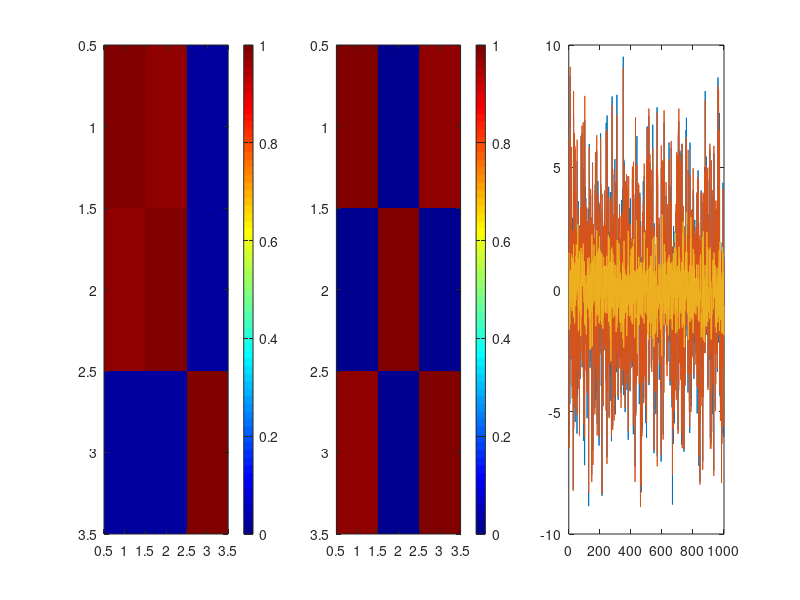
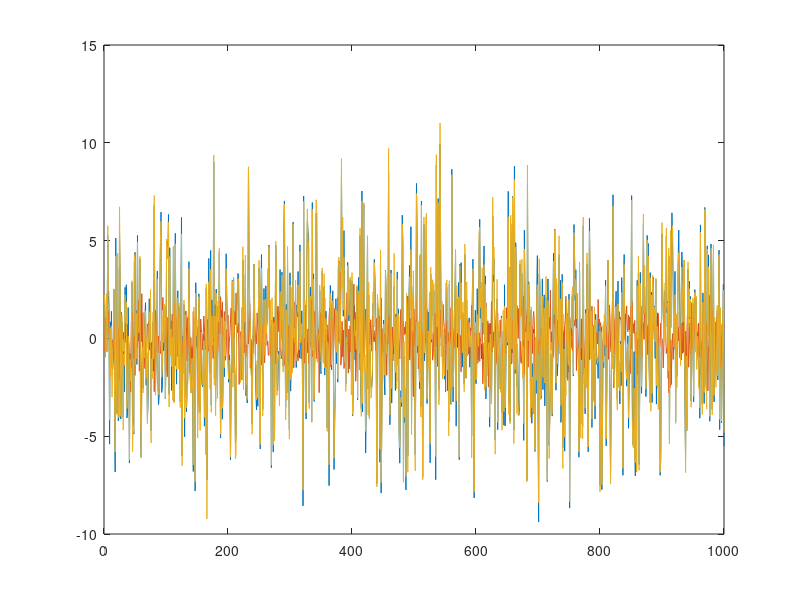

MATLAB code to generate these figures, in order:
% generate 2 timeseries with 2 different covariance patterns and show that
% if you concatenate them and see a unique pattern it won't work anymore 
clear 

N = 3;
T = 1000;


timeseries1= randn(N,T);
timeseries2= randn(N,T);



% toy example covariance patterns
cov1 = 10*[1;1;0]*[1 1 0] + [0;0;1]*[0 0 1] + 0.1*[1;-1;0]*[1 -1 0];
cov2 = 10*[1;0;1]*[1 0 1] + [0;1;0]*[0 1 0] + 0.1*[-1;0;1]*[-1 0 1];

%imagesc(cov2);

% then instead of chol with eps you can use evd
timeseries1 = chol(cov1)'*timeseries1;
timeseries2 = chol(cov2)'*timeseries2;

%%

scatter3(timeseries1(1,:),timeseries1(2,:),timeseries1(3,:), 'MarkerFaceColor', 'blue', 'MarkerEdgeColor', 'blue', 'MarkerFaceAlpha', 0.1, 'MarkerEdgeAlpha', 0.1);
hold on
scatter3(timeseries2(1,:),timeseries2(2,:),timeseries2(3,:), 'MarkerFaceColor', 'red', 'MarkerEdgeColor', 'red', 'MarkerFaceAlpha', 0.1, 'MarkerEdgeAlpha', 0.1);

[v1,l1] = eigs(cov1);
[v2,l2] = eigs(cov2);

v1 = v1*l1;
v2 = v2*l2;

quiver3([0 0 0],[0 0 0],[0 0 0],v1(1,:),v1(2,:),v1(3,:),'color','blue','linewidth',2);
hold on
quiver3([0 0 0],[0 0 0],[0 0 0],v2(1,:),v2(2,:),v2(3,:),'color','red','linewidth',2);
hold on

% now plot the overall corr pattern

cov_tot = cov([timeseries1';timeseries2']);
[v_tot,l_tot] = eigs(cov_tot);
v_tot = v_tot*l_tot;
quiver3([0 0 0],[0 0 0],[0 0 0],v_tot(1,:),v_tot(2,:),v_tot(3,:),'color','black','linewidth',2);
hold on

%plot axes as a ref
quiver3([-10 -10 -10],[-10 -10 -10],[-10 -10 -10],[5 0 0],[0 5 0],[0 0 5],'color','black','linewidth',2);
axis off
% imagesc(cov([timeseries1';timeseries2']));

%%

colormap jet
subplot(1,3,1)
imagesc(corrcoef(timeseries1'),[0,1]);
colorbar
subplot(1,3,2)
imagesc(corrcoef(timeseries2'),[0,1]);
colorbar
subplot(1,3,3)
imagesc(corrcoef([timeseries1';timeseries2']),[0,1]);
colorbar

%%

plot(timeseries1');
figure
plot(timeseries2');
